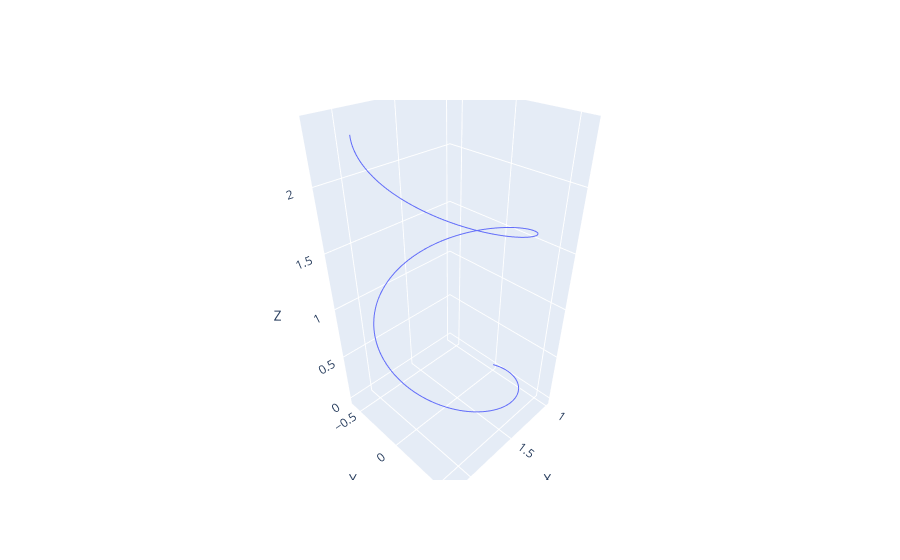

The cell this chart's notebook holds for it:
### Code cell
fig = go.Figure(data=[go.Scatter3d(x=xs, y=ys, z=zs, mode='lines')])
fig.update_layout(scene=dict(xaxis_title='X', yaxis_title='Y', zaxis_title='Z'))
fig.show()

### Figure 1 — Plotly figure (JSON) as saved in the notebook; plotly's stock layout.template omitted (floating-point values rounded to 4 significant figures; data arrays with more than 128 entries replaced by an {"elided": "..."} marker saying what was removed)
{"data": [{"mode": "lines", "type": "scatter3d", "x": {"elided": "1000 float values"}, "y": {"elided": "1000 float values"}, "z": {"elided": "1000 float values"}}], "layout": {"scene": {"xaxis": {"title": {"text": "X"}}, "yaxis": {"title": {"text": "Y"}}, "zaxis": {"title": {"text": "Z"}}}}}
